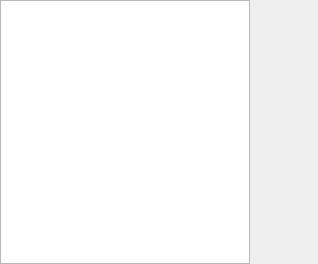
<?xml version="1.0" encoding="UTF-8"?>
<ui version="4.0">
 <class>dFilterClass</class>
 <widget class="QWidget" name="dFilterClass">
  <property name="minimumSize">
   <size>
    <width>1</width>
    <height>1</height>
   </size>
  </property>
  <property name="windowTitle">
   <string>Filters</string>
  </property>
  <layout class="QGridLayout" name="gridLayout">
   <property name="leftMargin">
    <number>0</number>
   </property>
   <property name="topMargin">
    <number>0</number>
   </property>
   <property name="rightMargin">
    <number>0</number>
   </property>
   <property name="bottomMargin">
    <number>0</number>
   </property>
   <property name="spacing">
    <number>0</number>
   </property>
   <item row="2" column="1">
    <widget class="QLabel" name="image">
     <property name="sizePolicy">
      <sizepolicy hsizetype="Expanding" vsizetype="Expanding">
       <horstretch>0</horstretch>
       <verstretch>0</verstretch>
      </sizepolicy>
     </property>
     <property name="alignment">
      <set>Qt::AlignLeading|Qt::AlignLeft|Qt::AlignTop</set>
     </property>
    </widget>
   </item>
   <item row="1" column="0" rowspan="2">
    <widget class="QListWidget" name="filterList">
     <property name="sizePolicy">
      <sizepolicy hsizetype="Fixed" vsizetype="Expanding">
       <horstretch>0</horstretch>
       <verstretch>0</verstretch>
      </sizepolicy>
     </property>
     <property name="minimumSize">
      <size>
       <width>250</width>
       <height>0</height>
      </size>
     </property>
     <property name="maximumSize">
      <size>
       <width>250</width>
       <height>16777215</height>
      </size>
     </property>
     <property name="focusPolicy">
      <enum>Qt::NoFocus</enum>
     </property>
     <property name="editTriggers">
      <set>QAbstractItemView::NoEditTriggers</set>
     </property>
     <property name="showDropIndicator" stdset="0">
      <bool>false</bool>
     </property>
    </widget>
   </item>
   <item row="1" column="1">
    <widget class="QScrollArea" name="scrollArea">
     <property name="sizePolicy">
      <sizepolicy hsizetype="Expanding" vsizetype="Fixed">
       <horstretch>0</horstretch>
       <verstretch>0</verstretch>
      </sizepolicy>
     </property>
     <property name="minimumSize">
      <size>
       <width>0</width>
       <height>250</height>
      </size>
     </property>
     <property name="frameShape">
      <enum>QFrame::NoFrame</enum>
     </property>
     <property name="widgetResizable">
      <bool>true</bool>
     </property>
     <widget class="QStackedWidget" name="settings">
     </widget>
    </widget>
   </item>
  </layout>
 </widget>
 <resources/>
 <connections/>
</ui>
